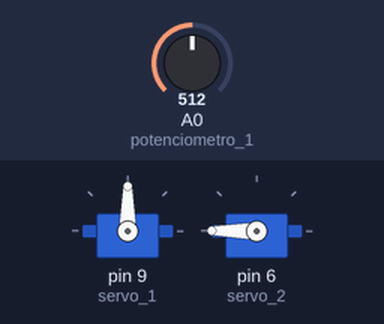
Recording of a sketch running on a simulated Arduino Uno, built with avr-gcc and run on an emulated ATmega328P. Shown: 2 × servo. Inputs (shaded band) come from the test bench; at power-on: A0 (potenciometro_1) = 512.

Above: at 1.2 s.
1.3 s: A0 (potenciometro_1) set to 716
At 1.6 s:
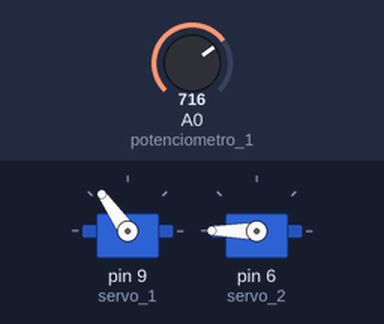
2.8 s: A0 (potenciometro_1) set to 900
At 3.8 s:
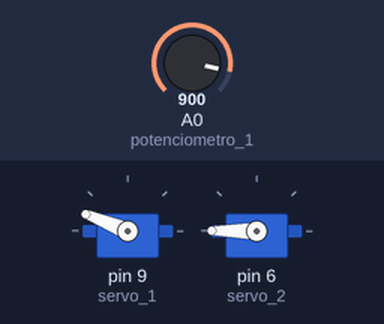
4.3 s: A0 (potenciometro_1) set to 1023
At 4.8 s:
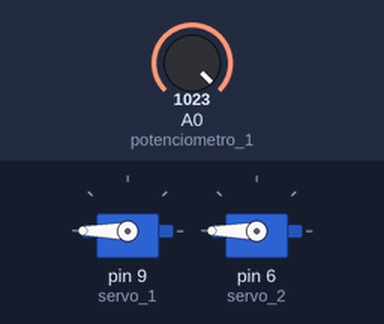
5.8 s: A0 (potenciometro_1) set to 511
At 6.2 s:
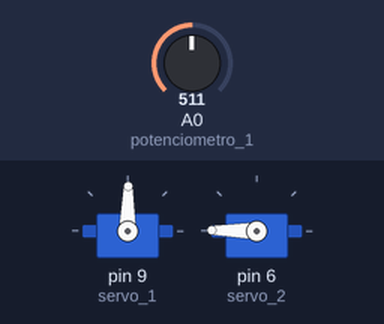
7.3 s: A0 (potenciometro_1) set to 306
At 8.4 s:
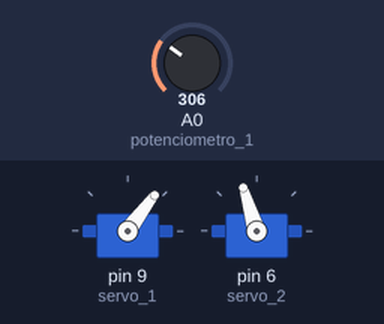
Timing chart, 0 to 9.8 s (numbered marks = the images above; inputs shaded):
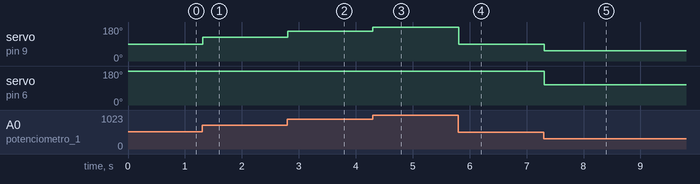

Measured:
- after the input at 1.3 s, servo on pin 9 (servo_1): 90° → 125° at once
- after the input at 2.8 s, servo on pin 9 (servo_1): 125° → 158° at once
- after the input at 4.3 s, servo on pin 9 (servo_1): 158° → 180° at once
- after the input at 5.8 s, servo on pin 9 (servo_1): 180° → 89° at once; servo on pin 6 (servo_2): 180° → 179° at once
- after the input at 7.3 s, servo on pin 9 (servo_1): 89° → 53° at once; servo on pin 6 (servo_2): 179° → 107° at once

The sketch:

pregunta2_Robotica.ino
```cpp
#include <Servo.h>

Servo servo_1;
Servo servo_2;

int potenciometro_1 = 0;
int potenciometro_2 = 0;
int valor_potenciometro_1;
int valor_potenciometro_2;

void setup() {
  servo_1.attach(9);
  servo_2.attach(6);
}

void loop() {

  valor_potenciometro_1 = analogRead(potenciometro_1);
  valor_potenciometro_2 = analogRead(potenciometro_2);

  valor_potenciometro_1 = map(valor_potenciometro_1, 0, 1023, 0, 180);
  valor_potenciometro_2 = map(valor_potenciometro_2, 0, 1023, 0, 360);

  servo_1.write(valor_potenciometro_1);
  servo_2.write(valor_potenciometro_2);

  delay(10);

}
```
